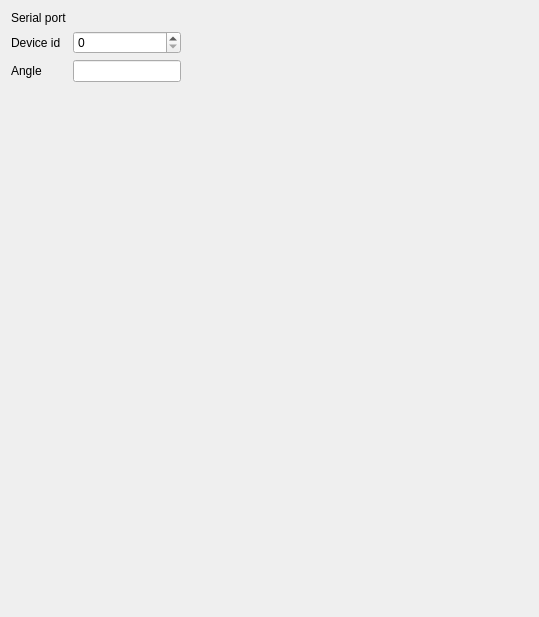
<?xml version="1.0" encoding="UTF-8"?>
<ui version="4.0">
 <class>ElliptecELL14RotationStageConfigEditor</class>
 <widget class="QWidget" name="ElliptecELL14RotationStageConfigEditor">
  <property name="geometry">
   <rect>
    <x>0</x>
    <y>0</y>
    <width>539</width>
    <height>617</height>
   </rect>
  </property>
  <property name="windowTitle">
   <string>Form</string>
  </property>
  <layout class="QHBoxLayout" name="horizontalLayout" stretch="0,1">
   <item>
    <layout class="QFormLayout" name="formLayout">
     <item row="0" column="0">
      <widget class="QLabel" name="serialPortLabel">
       <property name="toolTip">
        <string>&lt;html&gt;&lt;head/&gt;&lt;body&gt;&lt;p&gt;The serial port to use to communicate with the device. e.g. &amp;quot;COM9&amp;quot;.&lt;/p&gt;&lt;/body&gt;&lt;/html&gt;</string>
       </property>
       <property name="text">
        <string>Serial port</string>
       </property>
      </widget>
     </item>
     <item row="0" column="1">
      <widget class="SerialPortWidget" name="_serial_port_widget" native="true"/>
     </item>
     <item row="1" column="0">
      <widget class="QLabel" name="deviceIdLabel">
       <property name="toolTip">
        <string>&lt;html&gt;&lt;head/&gt;&lt;body&gt;&lt;p&gt;The ID of the device. This is what is referred as the address in the thorlabs Ello software.&lt;br&gt;If the device is used in multi-port mode, a single serial port can control multiple devices with different device IDs. However, this is not supported at the moment and only one device can be instantiated for a given serial port.&lt;/p&gt;&lt;/body&gt;&lt;/html&gt;</string>
       </property>
       <property name="text">
        <string>Device id</string>
       </property>
      </widget>
     </item>
     <item row="1" column="1">
      <widget class="QSpinBox" name="_device_id_spinbox"/>
     </item>
     <item row="2" column="0">
      <widget class="QLabel" name="angleLabel">
       <property name="toolTip">
        <string>&lt;html&gt;&lt;head/&gt;&lt;body&gt;&lt;p&gt;The position of the stage, in degrees.&lt;br&gt;This can be an expression that depends on other variables. When these variables change, the new position will be recalculated in consequence and the stage will move to the new position.&lt;/p&gt;&lt;/body&gt;&lt;/html&gt;</string>
       </property>
       <property name="text">
        <string>Angle</string>
       </property>
      </widget>
     </item>
     <item row="2" column="1">
      <widget class="QLineEdit" name="_angle_line_edit">
       <property name="toolTip">
        <string/>
       </property>
      </widget>
     </item>
    </layout>
   </item>
   <item>
    <spacer name="horizontalSpacer">
     <property name="orientation">
      <enum>Qt::Horizontal</enum>
     </property>
     <property name="sizeHint" stdset="0">
      <size>
       <width>40</width>
       <height>20</height>
      </size>
     </property>
    </spacer>
   </item>
  </layout>
 </widget>
 <customwidgets>
  <customwidget>
   <class>SerialPortWidget</class>
   <extends>QWidget</extends>
   <header>serial_port_widget.h</header>
   <container>1</container>
  </customwidget>
 </customwidgets>
 <resources/>
 <connections/>
</ui>
